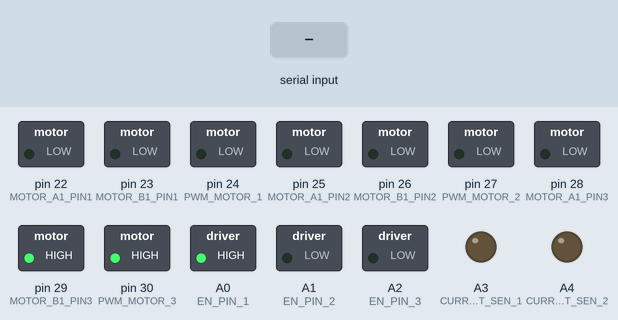
A sketch run on a simulated Arduino Mega 2560, built with avr-gcc and run on an emulated ATmega2560. On the bench: switched loads named in the sketch (green lamp = pin HIGH), output pins drawn as LEDs (lit = HIGH). Inputs (shaded band) come from the test bench.

Above: at 1.2 s.
1.3 s: "1" received over Serial
At 2.2 s:
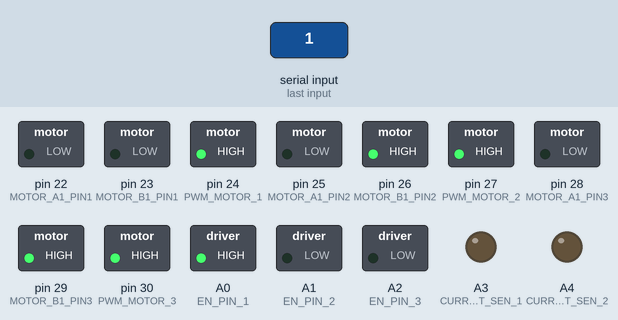
2.8 s: "2" received over Serial
At 3.3 s:
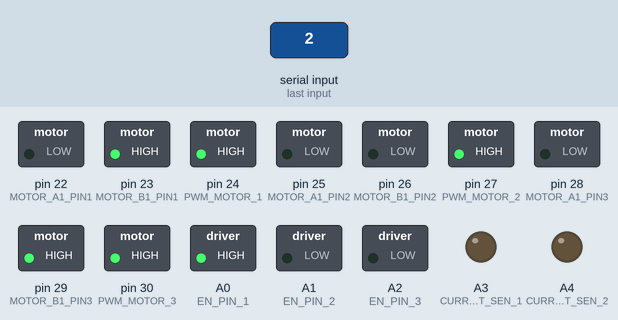
4.3 s: "3" received over Serial
At 5.5 s:
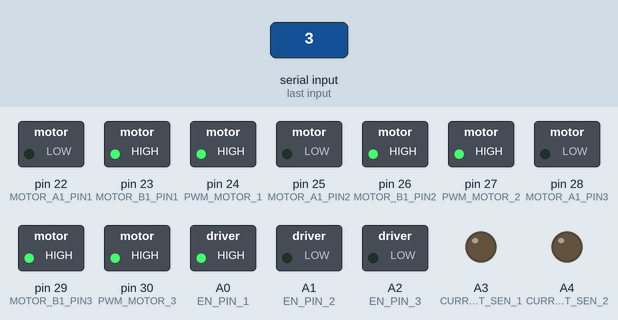
5.8 s: "4" received over Serial
At 6.8 s:
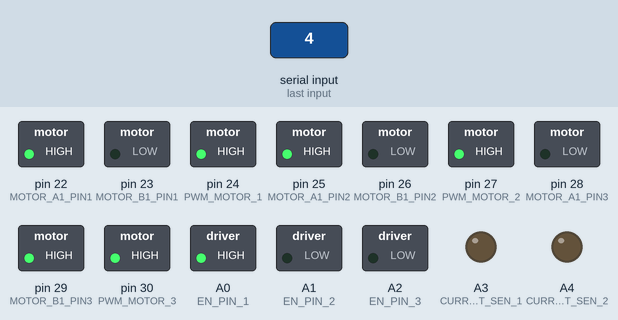
Timing chart, 0 to 8.3 s (numbered marks = the images above; inputs shaded):
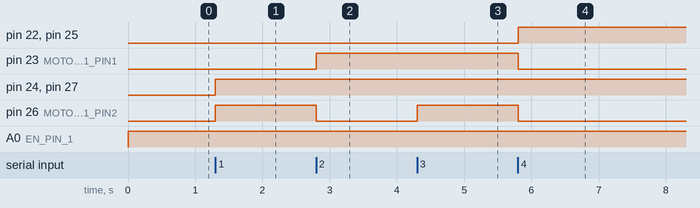

Measured:
- after the input at 1.3 s, pin 24 (PWM_MOTOR_1), pin 26 (MOTOR_B1_PIN2), pin 27 (PWM_MOTOR_2): LOW → HIGH at once
- after the input at 2.8 s, pin 23 (MOTOR_B1_PIN1): LOW → HIGH at once; pin 26 (MOTOR_B1_PIN2): HIGH → LOW at once
- after the input at 4.3 s, pin 26 (MOTOR_B1_PIN2): LOW → HIGH at once
- after the input at 5.8 s, pin 22 (MOTOR_A1_PIN1), pin 25 (MOTOR_A1_PIN2): LOW → HIGH at once; pin 23 (MOTOR_B1_PIN1), pin 26 (MOTOR_B1_PIN2): HIGH → LOW at once

The sketch:

Script.ino
```cpp
// Motor driver pin
#define BRAKE 0
#define CW    1
#define CCW   2
#define CS_THRESHOLD 15

#define MOTOR_A1_PIN1 22 //INA
#define MOTOR_B1_PIN1 23 //INB
#define PWM_MOTOR_1 24    //PMW
#define CURRENT_SEN_1 A3  //CS
#define EN_PIN_1 A0       //EN
#define MOTOR_1 0

#define MOTOR_A1_PIN2 25 //INA
#define MOTOR_B1_PIN2 26 //INB
#define PWM_MOTOR_2 27    //PMW
#define CURRENT_SEN_2 A4  //CS
#define EN_PIN_2 A1       //EN
#define MOTOR_2 1

#define MOTOR_A1_PIN3 28 //INA
#define MOTOR_B1_PIN3 29 //INB
#define PWM_MOTOR_3 30    //PMW
#define CURRENT_SEN_3 A5  //CS
#define EN_PIN_3 A2       //EN
#define MOTOR_3 2

short usSpeed = 150;  //default motor speed
unsigned short usMotor_Status = BRAKE;

int state;
int flag = 0;

void setup() {
  motorSetup();

  // Begins serial communication
  Serial.begin(9600);
  motorGo(MOTOR_3, CW, usSpeed);
}

void loop() {
  digitalWrite(EN_PIN_1, HIGH);

  if(Serial.available() > 0){
    state = Serial.read();
    flag = 0;
  }

  if(state == '0'){
    berhenti();

    if(flag == 0){
      Serial.println("Motor: off");
      flag = 1;
    }
  }else if(state == '1'){
    kanan();

    if(flag = 0){
      Serial.println("Motor: right");
      flag = 1;
    }
  }else if(state == '2'){
    kiri();

    if(flag = 0){
      Serial.println("Motor: left");
      flag = 1;
    }
  }else if(state == '3'){
    maju();

    if(flag = 0){
      Serial.println("Motor: maju");
      flag = 1;
    }
  }else if(state == '4'){
    mundur();

    if(flag = 0){
      Serial.println("Motor: mundur");
      flag = 1;
    }
  }
}


void motorSetup() {
  pinMode(MOTOR_A1_PIN1, OUTPUT);
  pinMode(MOTOR_B1_PIN1, OUTPUT);
  pinMode(PWM_MOTOR_1, OUTPUT);
  pinMode(CURRENT_SEN_1, OUTPUT);
  pinMode(EN_PIN_1, OUTPUT);

  pinMode(MOTOR_A1_PIN2, OUTPUT);
  pinMode(MOTOR_B1_PIN2, OUTPUT);
  pinMode(PWM_MOTOR_2, OUTPUT);
  pinMode(CURRENT_SEN_2, OUTPUT);
  pinMode(EN_PIN_2, OUTPUT);

  pinMode(MOTOR_A1_PIN3, OUTPUT);
  pinMode(MOTOR_B1_PIN3, OUTPUT);
  pinMode(PWM_MOTOR_3, OUTPUT);
  pinMode(CURRENT_SEN_3, OUTPUT);
  pinMode(EN_PIN_3, OUTPUT);
}

void kanan() {
  motorGo(MOTOR_1, BRAKE, usSpeed);
  motorGo(MOTOR_2, CW, usSpeed);
}

void kiri() {
  motorGo(MOTOR_1, CW, usSpeed);
  motorGo(MOTOR_2, BRAKE, usSpeed);
}

void mundur() {
  motorGo(MOTOR_1, CCW, usSpeed);
  motorGo(MOTOR_2, CCW, usSpeed);
}

void maju() {
  motorGo(MOTOR_1, CW, usSpeed);
  motorGo(MOTOR_2, CW, usSpeed);
}

void berhenti() {
  motorGo(MOTOR_1, BRAKE, 0);
  motorGo(MOTOR_2, BRAKE, 0);
}

void motorGo(uint8_t motor, uint8_t direct, uint8_t pwm)         //Function that controls the variables: motor(0 ou 1), direction (cw ou ccw) e pwm (entra 0 e 255);
{
  switch(motor){
    case MOTOR_1:
      if(direct == CW) {
        digitalWrite(MOTOR_A1_PIN1, LOW);
        digitalWrite(MOTOR_B1_PIN1, HIGH);
      } else if(direct == CCW) {
        digitalWrite(MOTOR_A1_PIN1, HIGH);
        digitalWrite(MOTOR_B1_PIN1, LOW);
      } else {
        digitalWrite(MOTOR_A1_PIN1, LOW);
        digitalWrite(MOTOR_B1_PIN1, LOW);
      }
      analogWrite(PWM_MOTOR_1, pwm);
      break;
    case MOTOR_2:
      if(direct == CW) {
        digitalWrite(MOTOR_A1_PIN2, LOW);
        digitalWrite(MOTOR_B1_PIN2, HIGH);
      } else if(direct == CCW) {
        digitalWrite(MOTOR_A1_PIN2, HIGH);
        digitalWrite(MOTOR_B1_PIN2, LOW);
      } else {
        digitalWrite(MOTOR_A1_PIN2, LOW);
        digitalWrite(MOTOR_B1_PIN2, LOW);
      }
      analogWrite(PWM_MOTOR_2, pwm);
      break;
    case MOTOR_3:
      if(direct == CW) {
        digitalWrite(MOTOR_A1_PIN3, LOW);
        digitalWrite(MOTOR_B1_PIN3, HIGH);
      } else if(direct == CCW) {
        digitalWrite(MOTOR_A1_PIN3, HIGH);
        digitalWrite(MOTOR_B1_PIN3, LOW);
      } else {
        digitalWrite(MOTOR_A1_PIN3, LOW);
        digitalWrite(MOTOR_B1_PIN3, LOW);
      }
      analogWrite(PWM_MOTOR_3, pwm);
      break;
  }
}
```
